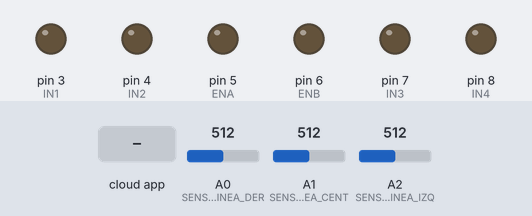
Recording of a sketch running on a simulated Arduino Uno, built with avr-gcc and run on an emulated ATmega328P. On the bench: output pins drawn as LEDs (lit = HIGH). The inputs (shaded band) are chosen by the test bench; at power-on: A0 (SENSOR_LINEA_DER) = 512, A1 (SENSOR_LINEA_CENT) = 512, A2 (SENSOR_LINEA_IZQ) = 512. The ROS host is connected and sends only what is stated.

Above: at 1.2 s.
1.3 s: the phone or cloud app sets nav_commands to buscar_silla
At 2.1 s:
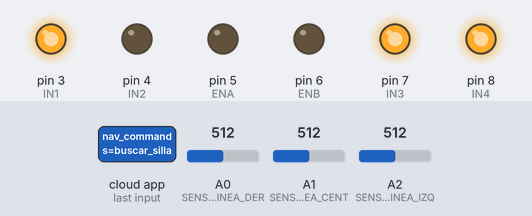
2.8 s: A0 (SENSOR_LINEA_DER) set to 716
At 3.3 s:
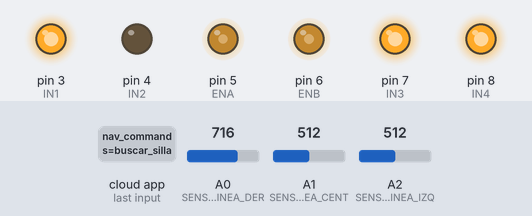
4.3 s: A1 (SENSOR_LINEA_CENT) set to 716
At 5.5 s:
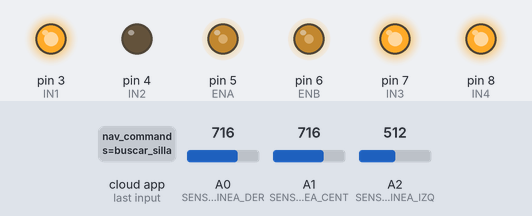
5.8 s: the phone or cloud app sets nav_commands to detener
At 6.6 s:
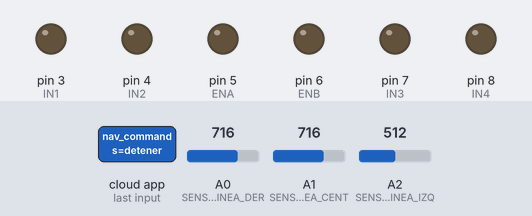
Timing chart, 0 to 8.3 s (numbered marks = the images above; inputs shaded):
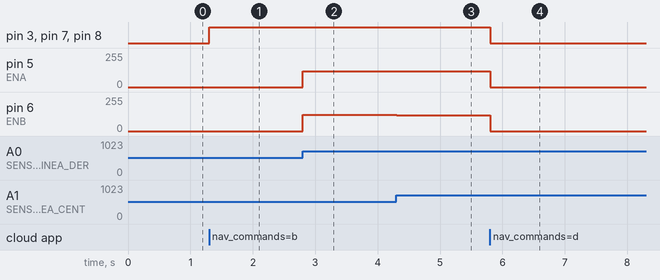

The sketch:

arduino_f.ino
```cpp
 #define ROS_SERIAL_PROTOCOL_2
#define USE_OLD_SERIAL_PROTOCOL
#pragma message("Protocolo 2.0 activado")

#include <ros.h>
#include <std_msgs/Float32.h>
#include <std_msgs/String.h>


const int ENA = 5;
const int IN1 = 3;
const int IN2 = 4;
const int ENB = 6;
const int IN3 = 7;
const int IN4 = 8;


const int trigPin = 13;
const int echoPin = 12;
#define SENSOR_LINEA_IZQ A2
#define SENSOR_LINEA_DER A0
#define SENSOR_LINEA_CENT A1


const int VELOCIDAD_NORMAL = 50;
const int VELOCIDAD_GIRO = 70;
const float KP = 0.2;
const int UMBRAL_NEGRO = 900;
const float DISTANCIA_SEGURA = 30.0;
unsigned long tiempoGiro = 0;
const unsigned long TIEMPO_GIRO = 2000;


ros::NodeHandle nh;
std_msgs::Float32 distancia_msg;
std_msgs::String estado_msg;


void comandoCallback(const std_msgs::String& cmd);
void avanzar(int velocidad = -1);
void retroceder(int velocidad = -1);
void girarDerecha();
void girarIzquierda();
void detener();
float medirDistancia();
void seguirLineaMejorado();
void giroBruscoIzquierda();


ros::Publisher pub_distancia("/distancia", &distancia_msg);
ros::Publisher pub_estado("/arduino_estado", &estado_msg);
ros::Subscriber<std_msgs::String> sub_comando("/nav_commands", &comandoCallback);


enum Modo {DETENIDO, SIGUIENDO_LINEA, GIRANDO, BUSCANDO_SILLA};
Modo modoActual = DETENIDO;
int pasilloObjetivo = 0;
int sillaObjetivo = 0;
bool modo_navegacion = false;

void setup() {

  pinMode(ENA, OUTPUT); pinMode(IN1, OUTPUT); pinMode(IN2, OUTPUT);
  pinMode(ENB, OUTPUT); pinMode(IN3, OUTPUT); pinMode(IN4, OUTPUT);
  pinMode(trigPin, OUTPUT); pinMode(echoPin, INPUT);
  pinMode(SENSOR_LINEA_IZQ, INPUT);
  pinMode(SENSOR_LINEA_DER, INPUT);
  pinMode(SENSOR_LINEA_CENT, INPUT);


  nh.getHardware()->setBaud(57600);
  nh.initNode();
  nh.advertise(pub_distancia);
  nh.advertise(pub_estado);
  nh.subscribe(sub_comando);


  while(!nh.connected()) {
    nh.spinOnce();
    delay(100);
  }
  estado_msg.data = "inicializado";
  pub_estado.publish(&estado_msg);
}

void loop() {

  nh.spinOnce();


  if (modo_navegacion) {
    seguirLineaMejorado();
  }
}


void seguirLineaMejorado() {

  int rawL = analogRead(SENSOR_LINEA_IZQ);
  int rawC = analogRead(SENSOR_LINEA_CENT);
  int rawR = analogRead(SENSOR_LINEA_DER);


  static float whiteBase[3] = {0,0,0};
  static float blackBase[3] = {1023,1023,1023};
  static float threshold[3];
  static bool invertDetect[3];
  const float KP = 2.5;
  const int BASE_SPEED = 120;


  for (int i = 0; i < 3; i++) {
    int raw = (i==0? rawL : (i==1? rawC : rawR));
    if (raw > whiteBase[i]) whiteBase[i] = whiteBase[i]*0.99 + raw*0.01;
    if (raw < blackBase[i]) blackBase[i] = blackBase[i]*0.99 + raw*0.01;
    threshold[i] = (whiteBase[i] + blackBase[i]) * 0.5;
    invertDetect[i] = (whiteBase[i] > blackBase[i]);
  }


  float fL = normForce(rawL, 0, whiteBase, blackBase, threshold, invertDetect);
  float fC = normForce(rawC, 1, whiteBase, blackBase, threshold, invertDetect);
  float fR = normForce(rawR, 2, whiteBase, blackBase, threshold, invertDetect);


  float error = (fR - fL) * (1.0 - fC);


  int vL = constrain(int(BASE_SPEED - KP * error), 0, 255);
  int vR = constrain(int(BASE_SPEED + KP * error), 0, 255);


  if (fL < 0.05 && fC < 0.05 && fR < 0.05) {
    vL = vR = 0;

    estado_msg.data = "linea_perdida";
    pub_estado.publish(&estado_msg);
  }


  analogWrite(ENA, vL);
  analogWrite(ENB, vR);
  digitalWrite(IN1, HIGH); digitalWrite(IN2, LOW);
  digitalWrite(IN3, HIGH); digitalWrite(IN4, HIGH);


  Serial.print("fL:"); Serial.print(fL, 2);
  Serial.print(" fC:"); Serial.print(fC, 2);
  Serial.print(" fR:"); Serial.print(fR, 2);
  Serial.print(" err:"); Serial.print(error, 2);
  Serial.print(" vL:"); Serial.print(vL);
  Serial.print(" vR:"); Serial.println(vR);

}


float normForce(int raw, int idx, float whiteBase[], float blackBase[], float threshold[], bool invertDetect[]) {

  float wb = whiteBase[idx], bb = blackBase[idx], th = threshold[idx];
  float v = raw;
  if (invertDetect[idx]) {
    return constrain((v - th) / (wb - th), 0.0, 1.0);
  } else {
    return constrain((th - v) / (th - bb), 0.0, 1.0);
  }
}

void avanzar(int velocidad) {
  if(velocidad == -1) velocidad = VELOCIDAD_NORMAL;
  analogWrite(ENA, velocidad);
  analogWrite(ENB, velocidad);
  digitalWrite(IN1, HIGH); digitalWrite(IN2, LOW);
  digitalWrite(IN3, HIGH); digitalWrite(IN4, HIGH);
}

void retroceder(int velocidad) {
  if(velocidad == -1) velocidad = VELOCIDAD_NORMAL;
  analogWrite(ENA, velocidad);
  analogWrite(ENB, velocidad);
  digitalWrite(IN1, LOW); digitalWrite(IN2, HIGH);
  digitalWrite(IN3, HIGH); digitalWrite(IN4, LOW);
}

void girarDerecha() {
  analogWrite(ENA, VELOCIDAD_GIRO);
  analogWrite(ENB, VELOCIDAD_GIRO);
  digitalWrite(IN1, HIGH); digitalWrite(IN2, LOW);
  digitalWrite(IN3, LOW); digitalWrite(IN4, HIGH);
}

void girarIzquierda() {
  analogWrite(ENA, VELOCIDAD_GIRO);
  analogWrite(ENB, VELOCIDAD_GIRO);
  digitalWrite(IN1, LOW); digitalWrite(IN2, HIGH);
  digitalWrite(IN3, HIGH); digitalWrite(IN4, LOW);
}

void detener() {
  digitalWrite(IN1, LOW); digitalWrite(IN2, LOW);
  digitalWrite(IN3, LOW); digitalWrite(IN4, LOW);
  analogWrite(ENA, 0); analogWrite(ENB, 0);
}

void comandoCallback(const std_msgs::String& cmd) {
  String comando = cmd.data;
  if (comando.startsWith("iniciar:")) {
    int sep1 = comando.indexOf(':');
    int sep2 = comando.lastIndexOf(':');
    pasilloObjetivo = comando.substring(sep1 + 1, sep2).toInt();
    sillaObjetivo = comando.substring(sep2 + 1).toInt();
    modoActual = SIGUIENDO_LINEA;
    modo_navegacion = true;
  }
  else if (comando == "girar_qr") {
    if (medirDistancia() < 15.0) {
      giroBruscoIzquierda();
    }
  }
  else if (comando == "buscar_silla") {
    modoActual = BUSCANDO_SILLA;
    modo_navegacion = true;
  }
  else if (comando == "detener") {
    modoActual = DETENIDO;
    modo_navegacion = false;
    detener();
  }
}

void giroBruscoIzquierda() {

  analogWrite(ENA, VELOCIDAD_GIRO);
  analogWrite(ENB, VELOCIDAD_GIRO);
  digitalWrite(IN1, LOW); digitalWrite(IN2, HIGH);
  digitalWrite(IN3, HIGH); digitalWrite(IN4, LOW);
  delay(500);
  detener();
}

float medirDistancia() {
  digitalWrite(trigPin, LOW);
  delayMicroseconds(2);
  digitalWrite(trigPin, HIGH);
  delayMicroseconds(10);
  digitalWrite(trigPin, LOW);
  long duracion = pulseIn(echoPin, HIGH, 30000);
  return (duracion == 0) ? 999.9 : duracion * 0.034 / 2;
}
```

Measured:
- after the input at 1.3 s, pin 3 (IN1), pin 7 (IN3), pin 8 (IN4): LOW → HIGH at once
- after the input at 2.8 s, pin 5 (ENA): 0/255 → 117/255 at once; pin 6 (ENB): 0/255 → 122/255 at once
- after the input at 4.3 s, pin 5 (ENA): 117/255 → 120/255 at once; pin 6 (ENB): 122/255 → 120/255 at once
- after the input at 5.8 s, pin 3 (IN1), pin 7 (IN3), pin 8 (IN4): HIGH → LOW at once; pin 5 (ENA), pin 6 (ENB): 120/255 → 0/255 at once
